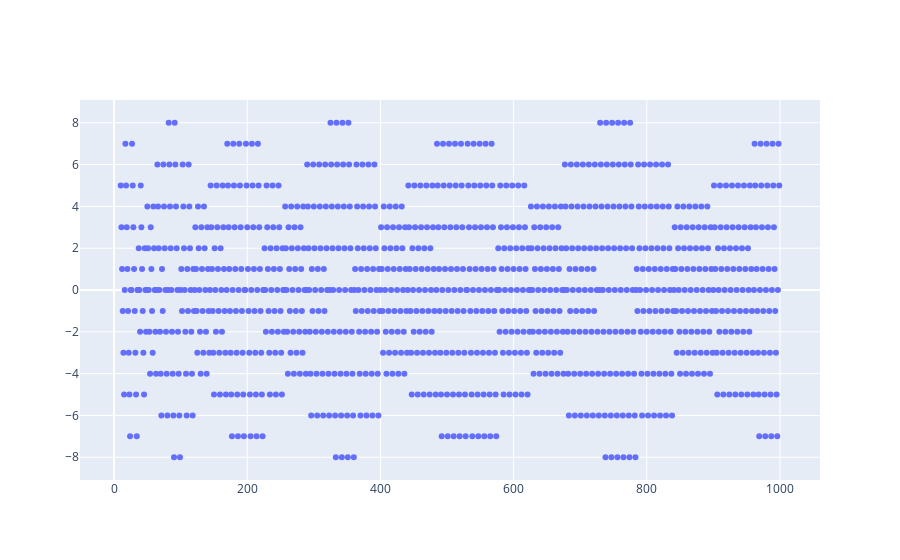

Write notebook code for a chart like this one.
### Code cell
#Plot of vs the difference between the digital root of postive and negative distance D_d_P - D_d_N
data=[go.Scatter(x=[x[0] for x in result], y=df.D_d_P-df.D_d_N , mode='markers')]
      #go.Scatter(x=[x[0] for x in result], y=[x[1]/10 for x in result], mode='markers',)]
fig = go.Figure(data)
fig.show()

### Figure 1 — Plotly figure (JSON) as saved in the notebook; plotly's stock layout.template omitted (floating-point values rounded to 4 significant figures; data arrays with more than 128 entries replaced by an {"elided": "..."} marker saying what was removed)
{"data": [{"mode": "markers", "type": "scatter", "x": {"elided": "990 int values"}, "y": {"elided": "990 int values"}}], "layout": {}}
